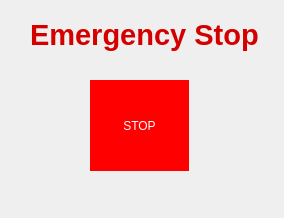
<?xml version="1.0" encoding="UTF-8"?>
<ui version="4.0">
 <class>EstopWidget</class>
 <widget class="QWidget" name="EstopWidget">
  <property name="geometry">
   <rect>
    <x>0</x>
    <y>0</y>
    <width>284</width>
    <height>218</height>
   </rect>
  </property>
  <property name="windowTitle">
   <string>estop_gui</string>
  </property>
  <widget class="QPushButton" name="estop_button">
   <property name="geometry">
    <rect>
     <x>90</x>
     <y>80</y>
     <width>99</width>
     <height>91</height>
    </rect>
   </property>
   <property name="styleSheet">
    <string notr="true">background-color: rgb(255,0,0);
border: none;
color: white;
font: 20pt &quot;Ubuntu&quot;;</string>
   </property>
   <property name="text">
    <string>STOP</string>
   </property>
   <property name="checkable">
    <bool>true</bool>
   </property>
  </widget>
  <widget class="QLabel" name="estop_title_text">
   <property name="geometry">
    <rect>
     <x>30</x>
     <y>10</y>
     <width>231</width>
     <height>51</height>
    </rect>
   </property>
   <property name="text">
    <string>&lt;html&gt;&lt;head/&gt;&lt;body&gt;&lt;p&gt;&lt;span style=&quot; font-size:22pt; font-weight:600; color:#d40000;&quot;&gt;Emergency Stop&lt;/span&gt;&lt;/p&gt;&lt;/body&gt;&lt;/html&gt;</string>
   </property>
  </widget>
  <widget class="QWidget" name="layoutWidget">
   <property name="geometry">
    <rect>
     <x>40</x>
     <y>190</y>
     <width>211</width>
     <height>19</height>
    </rect>
   </property>
   <layout class="QHBoxLayout" name="horizontalLayout">
    <item>
     <widget class="QLabel" name="status_title_text">
      <property name="text">
       <string>Current status:</string>
      </property>
     </widget>
    </item>
    <item>
     <widget class="QLabel" name="status_text">
      <property name="text">
       <string>Running...</string>
      </property>
     </widget>
    </item>
   </layout>
  </widget>
 </widget>
 <layoutdefault spacing="6" margin="11"/>
 <resources/>
 <connections/>
</ui>
